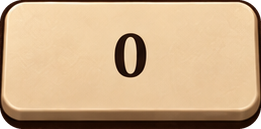
#> input picture assets/resources/art/join/key-0.png, 261 x 129 px; its folder holds 4 pictures in this run
$ python extract-lobby-digits.py
#> lines starting #> are read from the running program, lines starting #| are printed output that depends on the picture
"""Reuse numeral artwork from existing join keypad; no new font rendering."""
from pathlib import Path
from PIL import Image,ImageDraw
import json,uuid
R=Path(__file__).resolve().parents[1];D=R/'docs/design/lobby-shuffle'
plan={'source':'assets/resources/art/join/key-{0..9}.png','output':'assets/resources/art/lobby/digits.png','cell':[64,80],'extraction':'Central glyph only; luminance matte excludes light paper, preserves dark glyph antialiasing. Fixed 56px glyph height; centered in each cell.','layers':['existing machine and blank paper slots','clipped current/next numeral sprites'],'animation':'Immediate first roll; four reels staggered; 5s hold after all stop; no new audio.'}
(D/'manifest.json').write_text(json.dumps(plan,indent=2)+'\n')
atlas=Image.new('RGBA',(640,80))
#> atlas: PIL image 640x80 RGBA; every value is 0
for n in range(10):
 im=Image.open(R/f'assets/resources/art/join/key-{n}.png').convert('RGBA');w,h=im.size
#> further down, im is the input picture: PIL image 261x129 RGBA; mean R, G, B, A 202.4, 171.3, 134.7, 251.5
#> after `w, h = im.size`: w = 261; h = 129
 glyph=im.crop((int(w*.35),int(h*.17),int(w*.65),int(h*.72)))
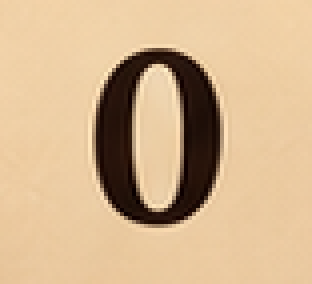
#> glyph: PIL image 78x71 RGBA (shown 4 times larger); mean R, G, B, A 209.4, 179.6, 142.7, 255
 a=glyph.convert('L').point(lambda v: max(0,min(255,round((180-v)*255/125))))
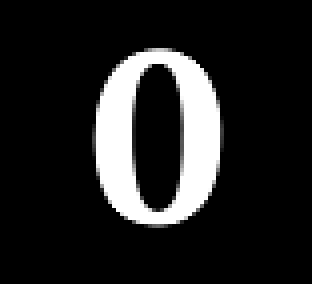
#> a: PIL image 78x71 L (shown 4 times larger); min 0, max 255, mean 34.9
 glyph.putalpha(a);box=a.getbbox();glyph=glyph.crop(box)
#> after `glyph.putalpha(a)`:
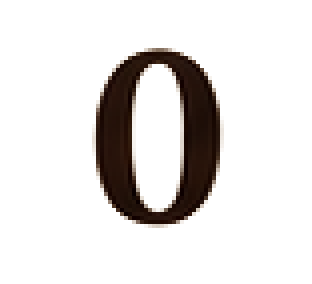
#> glyph: PIL image 78x71 RGBA (shown 4 times larger); mean R, G, B, A 209.4, 179.6, 142.7, 34.9; transparent parts drawn white
#> after `box = a.getbbox()`: box = (23, 12, 56, 57)
#> after `glyph = glyph.crop(box)`:
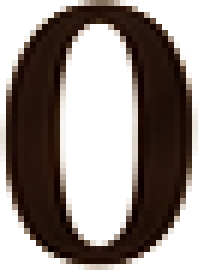
#> glyph: PIL image 33x45 RGBA (shown 6 times larger); mean R, G, B, A 134.2, 110, 86.3, 130.3; transparent parts drawn white
 glyph=glyph.resize((round(glyph.width*56/glyph.height),56),Image.Resampling.LANCZOS)
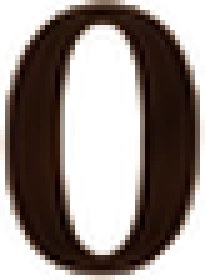
#> glyph: PIL image 41x56 RGBA (shown 5 times larger); mean R, G, B, A 44.2, 31.8, 23.2, 129.5; transparent parts drawn white
 atlas.paste(glyph,(n*64+(64-glyph.width)//2,12))
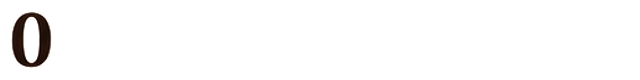
#> atlas: PIL image 640x80 RGBA; mean R, G, B, A 2, 1.4, 1, 5.8; transparent parts drawn white
#> pass 2 of the loop `for n in range(10):`:
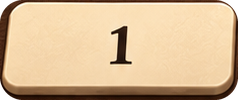
#> input picture assets/resources/art/join/key-1.png, 238 x 100 px
#> im is the input picture: PIL image 238x100 RGBA; mean R, G, B, A 210.8, 181.6, 144.9, 250.1
#> a: PIL image 71x55 L
#> `glyph.putalpha(a)`:
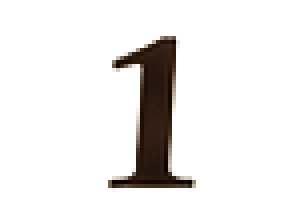
#> glyph: PIL image 71x55 RGBA (shown 4 times larger); mean R, G, B, A 227.8, 201.4, 164, 24.4; transparent parts drawn white
#> box = (27, 9, 49, 48)
#> `atlas.paste(glyph,(n*64+(64-glyph.width)//2,12))`:
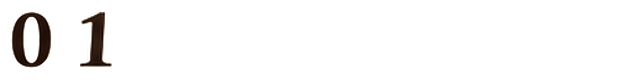
#> atlas: PIL image 640x80 RGBA; mean R, G, B, A 3.5, 2.5, 1.8, 9.7; transparent parts drawn white
#> pass 3 of the loop `for n in range(10):`:
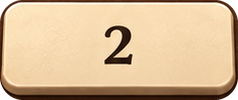
#> input picture assets/resources/art/join/key-2.png, 238 x 100 px
#> im is the input picture: PIL image 238x100 RGBA; mean R, G, B, A 212, 182.6, 145.9, 250.1
#> `glyph.putalpha(a)`:
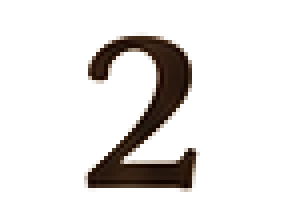
#> glyph: PIL image 71x55 RGBA (shown 4 times larger); mean R, G, B, A 219.7, 192.5, 155.1, 32.5; transparent parts drawn white
#> box = (21, 8, 50, 48)
#> `atlas.paste(glyph,(n*64+(64-glyph.width)//2,12))`:
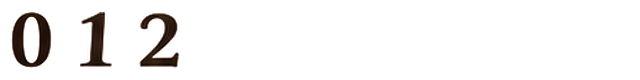
#> atlas: PIL image 640x80 RGBA; mean R, G, B, A 5.6, 4.1, 3, 14.6; transparent parts drawn white
#> (the run stopped early here; a loop or call above may not have finished)
